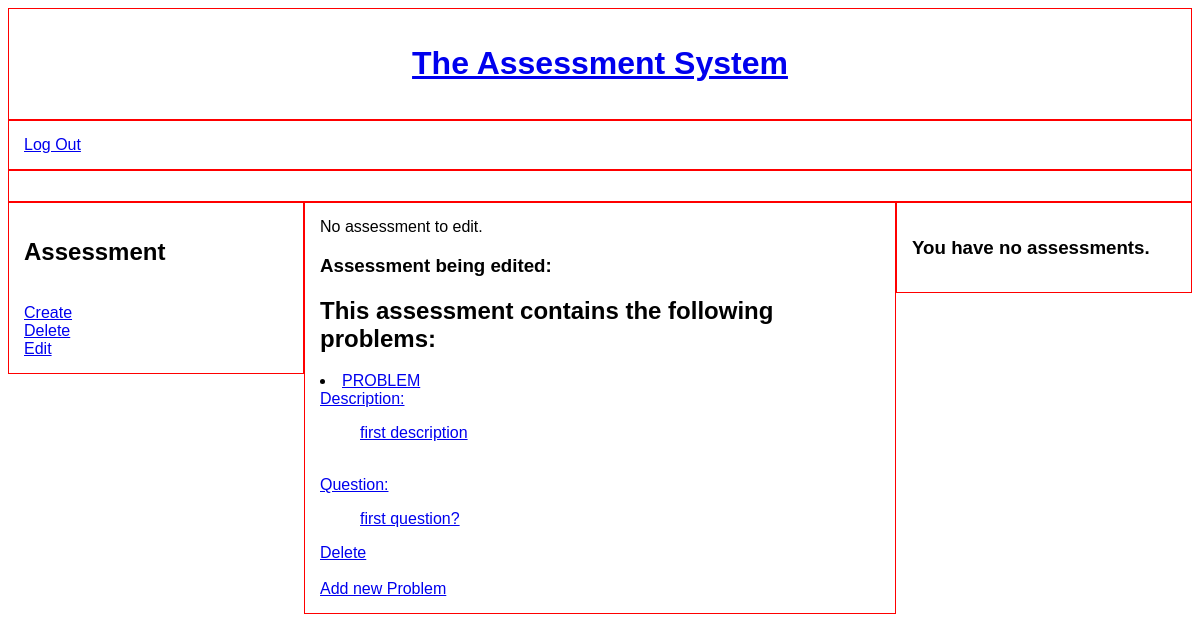
Before: /edit-assessment/edit/1/ (signed in) with the older database file.
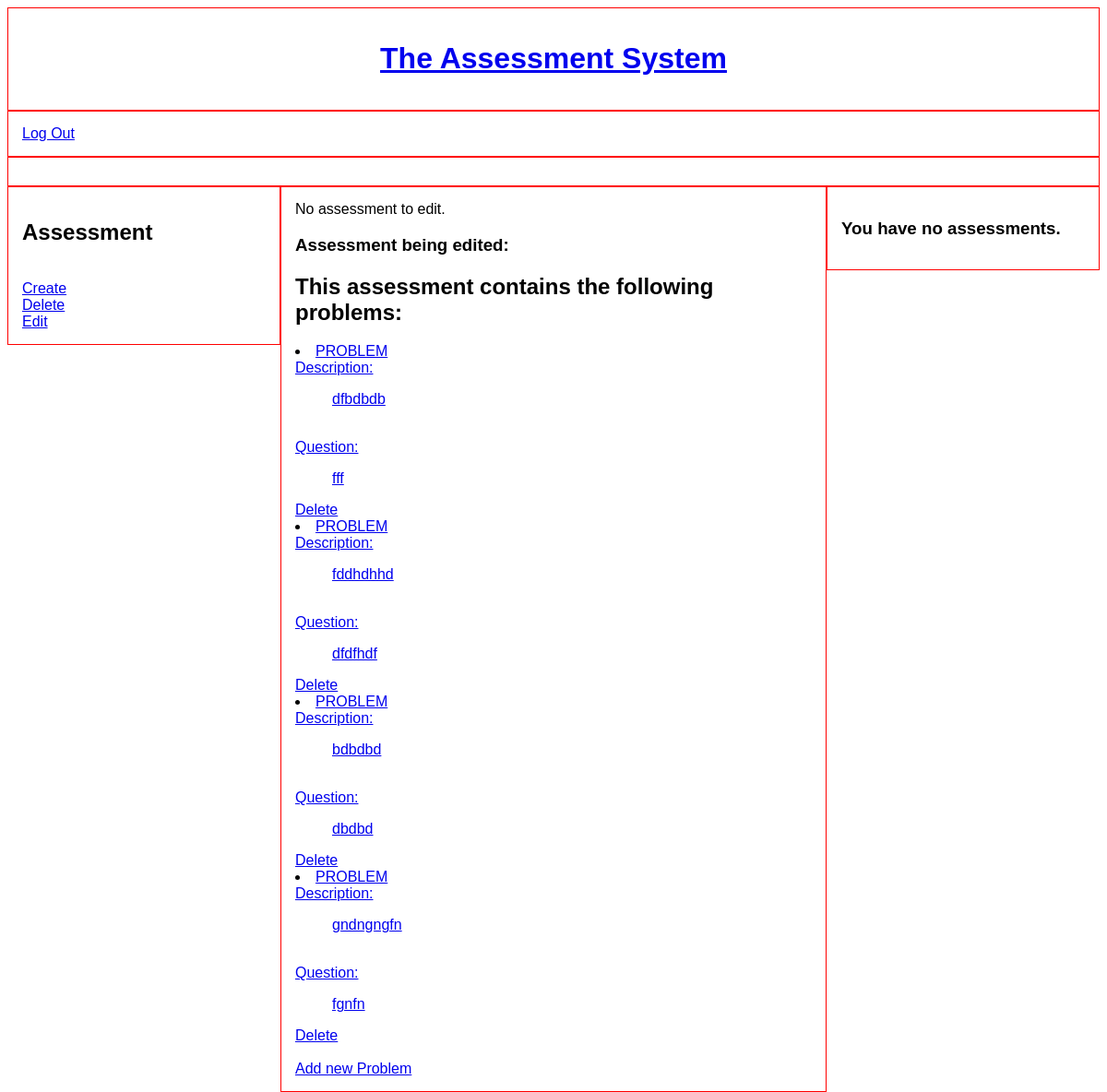
After: the same page with the newer database file.
### assessment/models.py (models this page shows)
class Problem(models.Model):
    creator = models.ForeignKey(settings.AUTH_USER_MODEL, on_delete=models.CASCADE, editable=False)
    assessment = models.ForeignKey(Assessment, on_delete=models.CASCADE)
    description = models.TextField(blank=True)
    question = models.CharField(max_length=255, blank=False)
    is_finished = models.BooleanField(default=False)
    def __str__(self):
        return self.question

### assessment/views.py (the view)
# urls.py: path('edit-assessment/edit/', views.edit_assessment, name='edit-assessment'),
def edit(request, assessment_id):
    current_assessment = Assessment.objects.get(
        id=assessment_id
    )
    user_id = request.user.id
    current_user = User.objects.get(id=user_id)
    user_assessments = Assessment.objects.filter(creator__id=user_id).exclude(title='')
    assessment_problems = Problem.objects.filter(creator=current_user, assessment=current_assessment)
    create_problem_form = CreateProblemForm()
    create_assessment_form = CreateAssessmentForm()
    problem_with_no_answer = None
    for question in Problem.objects.filter(creator=request.user):
        print(f'THIS ARE ALL USER PROBLEMS: {question}')
        if len(Answer.objects.filter(creator=request.user, question=question)) == 0:
            problem_with_no_answer = question
            print(f'THIS IS A PROBLEM WITH NO ANSWER: {problem_with_no_answer}')
    template_name = 'edit_assessment.html'
    context = {
        'create_assessment_form': create_assessment_form,
        'create_problem_form': create_problem_form,
        'assessment_problems': assessment_problems,
        'user_assessments': user_assessments,
        'current_assessment': current_assessment,
        'problem_with_no_answer': problem_with_no_answer,
    }
    return render(request, template_name, context)

### assessment/models.py (called while the page is built)
    def __str__(self):
        return f'{self.title}'

### assessment/templates/assessment/edit_assessment.html (shortened to what this page needs)
{% extends 'home.html' %}
{% block main-content-teacher %}
{% if user_assessments %}
<h1>Edit Assessment</h1>
{% for assessment in user_assessments %}
<ul><a href="{% url 'edit' assessment.id %}">{{ assessment }} </a></ul>
{% endfor %}
{% else %}
No assessment to edit.
{% endif %}
{% if current_assessment %}
<h3>Assessment being edited: </h3>
{% endif %}
{% if assessment_problems %}
<h2>This assessment contains the following problems:</h2>
{% for problem in assessment_problems %}
<li>
    <a href="{% url 'edit-problem' problem.id %}">
        PROBLEM
        <br>Description:
        <ul>{{ problem.description }}</ul>
        <br>Question:
        <ul>{{ problem }}</ul>
        <a href="{% url 'delete-problem' problem.id %}">Delete</a>
        <br>
</li>
{% endfor %}
{% endif %}
{% if current_assessment %}
<br><a href="{% url 'add-problem' current_assessment.id %}">Add new Problem</a>
{% endif %}
{% endblock %}

Changed rows visible on the page:
removed Problem: description "first description", question "first question?"
added Problem: description "dfbdbdb", question "fff"
added Problem: description "fddhdhhd", question "dfdfhdf"
added Problem: description "bdbdbd", question "dbdbd"
added Problem: description "gndngngfn", question "fgnfn"
